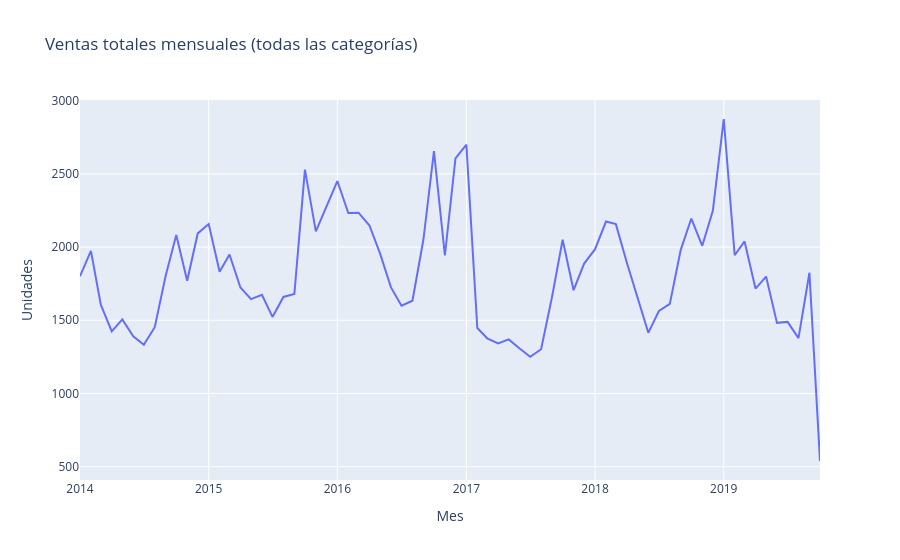

The cell this chart's notebook holds for it:
### Code cell
# Tendencia mensual agregada — contexto visual
trend = tendencia_mensual(daily)
fig = px.line(
    trend,
    x="date",
    y="total",
    title="Ventas totales mensuales (todas las categorías)",
    labels={"date": "Mes", "total": "Unidades"},
)
fig.show()
